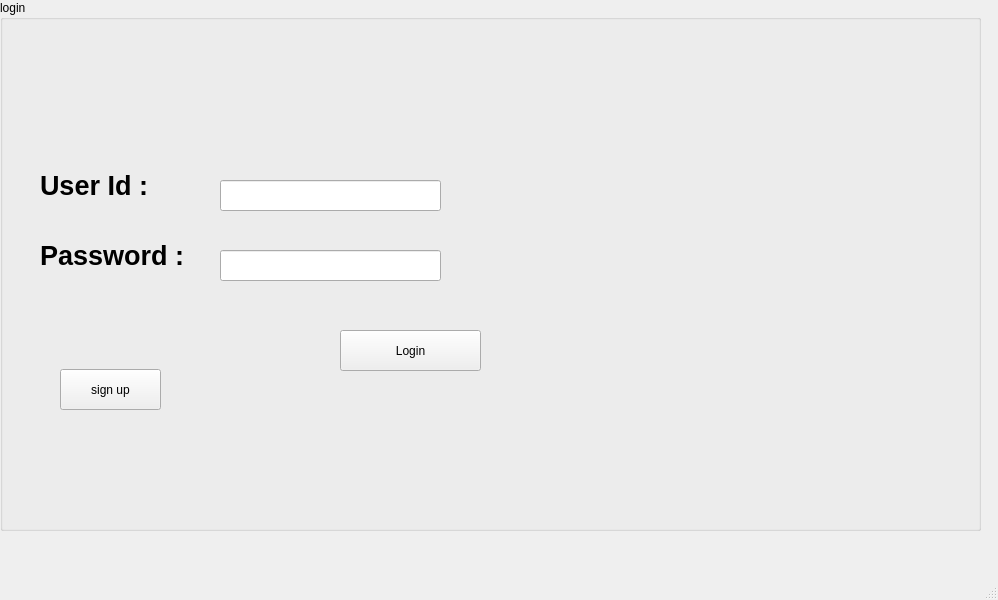
<?xml version="1.0" encoding="UTF-8"?>
<ui version="4.0">
 <class>MainWindow</class>
 <widget class="QMainWindow" name="MainWindow">
  <property name="geometry">
   <rect>
    <x>0</x>
    <y>0</y>
    <width>998</width>
    <height>600</height>
   </rect>
  </property>
  <property name="windowTitle">
   <string>MainWindow</string>
  </property>
  <widget class="QWidget" name="centralwidget">
   <widget class="QGroupBox" name="groupBox">
    <property name="geometry">
     <rect>
      <x>0</x>
      <y>0</y>
      <width>981</width>
      <height>531</height>
     </rect>
    </property>
    <property name="title">
     <string>login</string>
    </property>
    <widget class="QPushButton" name="Login">
     <property name="geometry">
      <rect>
       <x>340</x>
       <y>330</y>
       <width>141</width>
       <height>41</height>
      </rect>
     </property>
     <property name="text">
      <string>Login</string>
     </property>
    </widget>
    <widget class="QLabel" name="label_2">
     <property name="geometry">
      <rect>
       <x>40</x>
       <y>230</y>
       <width>161</width>
       <height>51</height>
      </rect>
     </property>
     <property name="font">
      <font>
       <pointsize>20</pointsize>
       <bold>true</bold>
      </font>
     </property>
     <property name="text">
      <string>Password : </string>
     </property>
    </widget>
    <widget class="QLabel" name="label_3">
     <property name="geometry">
      <rect>
       <x>40</x>
       <y>160</y>
       <width>141</width>
       <height>51</height>
      </rect>
     </property>
     <property name="font">
      <font>
       <pointsize>20</pointsize>
       <bold>true</bold>
      </font>
     </property>
     <property name="text">
      <string>User Id : </string>
     </property>
    </widget>
    <widget class="QLineEdit" name="userId">
     <property name="geometry">
      <rect>
       <x>220</x>
       <y>180</y>
       <width>221</width>
       <height>31</height>
      </rect>
     </property>
    </widget>
    <widget class="QLineEdit" name="Password">
     <property name="geometry">
      <rect>
       <x>220</x>
       <y>250</y>
       <width>221</width>
       <height>31</height>
      </rect>
     </property>
     <property name="echoMode">
      <enum>QLineEdit::Password</enum>
     </property>
    </widget>
    <widget class="QPushButton" name="Signup">
     <property name="geometry">
      <rect>
       <x>60</x>
       <y>369</y>
       <width>101</width>
       <height>41</height>
      </rect>
     </property>
     <property name="text">
      <string>sign up</string>
     </property>
    </widget>
   </widget>
  </widget>
  <widget class="QStatusBar" name="statusbar"/>
 </widget>
 <resources/>
 <connections/>
</ui>
